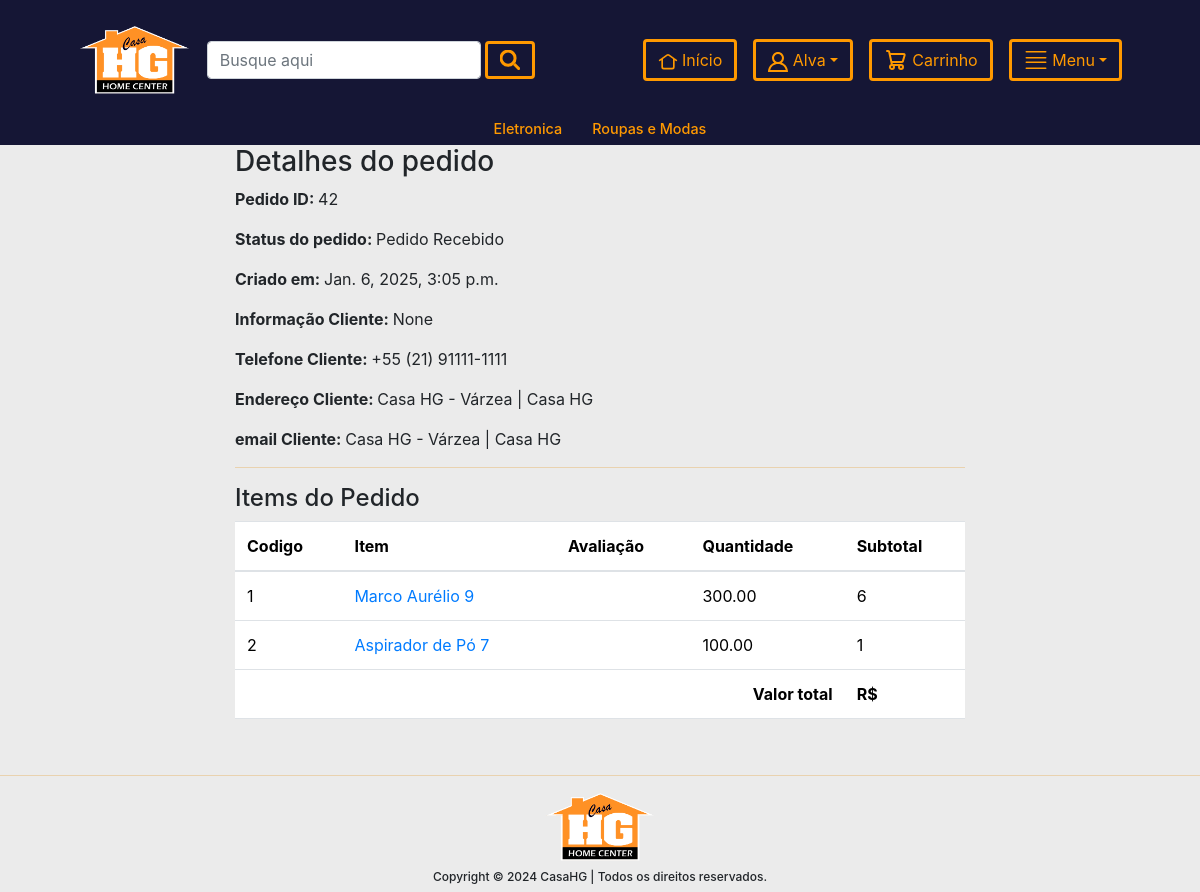
The page /perfil/pedido-42 (signed in) on the database as committed earlier.
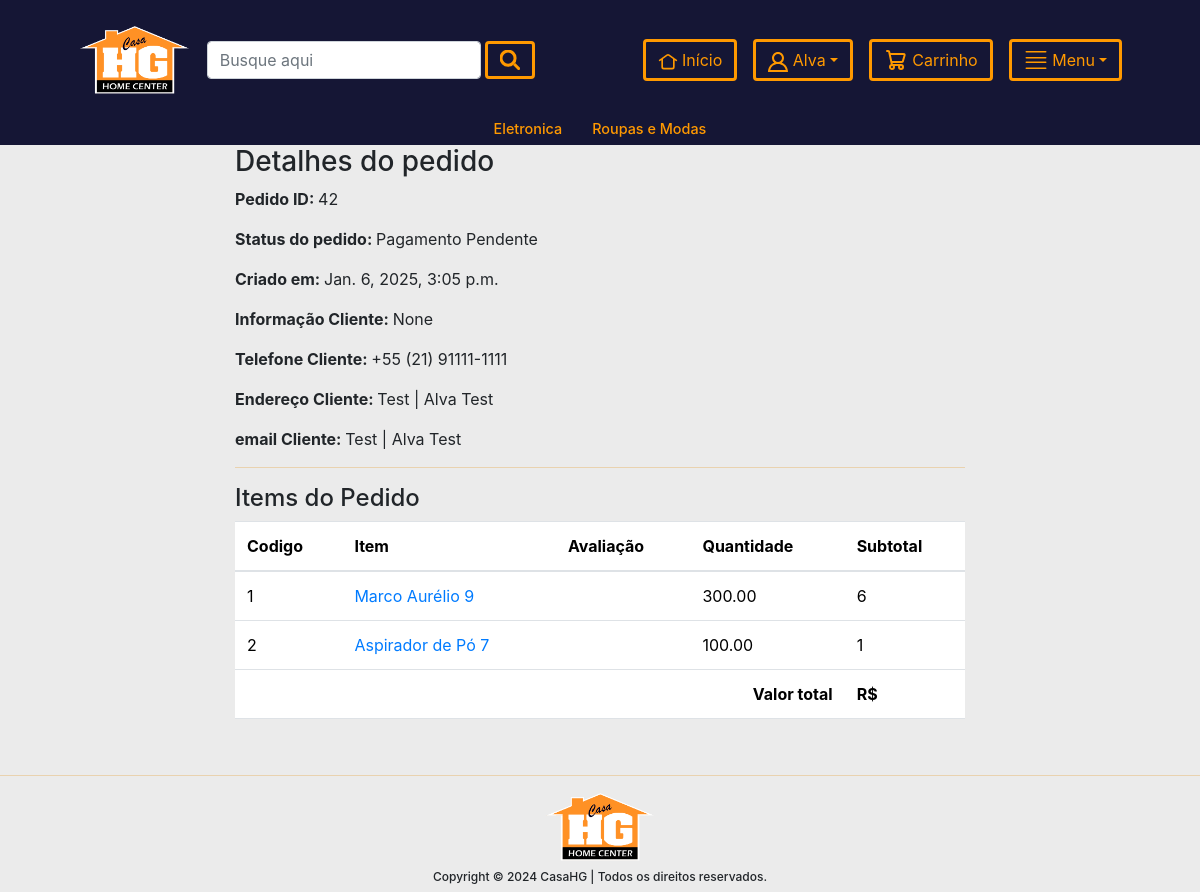
The same page on the database as committed later.
### app/models.py (models this page shows, shortened)
class Empresa(models.Model):
    titulo = models.CharField(max_length=200)
    link = models.CharField(max_length=200,null=True,blank=True)
    image = models.ImageField(upload_to="empresas")

class Cliente(models.Model):
    user = models.OneToOneField(User, on_delete=models.CASCADE)
    nome = models.CharField(max_length=200,default="")
    sobrenome = models.CharField(max_length=200,default="")
    cpf_ou_cnpj = models.CharField(max_length=14,default="")
    cpf_ou_cnpj_formatado = models.CharField(max_length=20, default="")
    bool_cpf_cnpj = models.BooleanField(default=False)
    email = models.EmailField(default="")
    telefone = models.CharField(max_length=19,default="")
    data_criacao = models.DateTimeField(auto_now_add=True)

class Categoria(models.Model):
    titulo = models.CharField(max_length=200)
    slug = models.SlugField(unique=True)

class Pedido_order(models.Model):
    cliente = models.ForeignKey(Cliente,on_delete=models.CASCADE,default="")
    nome_cliente = models.CharField(max_length=200,default="")
    cpf_cnpj = models.CharField(max_length=20, default="") # cpf do cliente formatadinho direitinho
    codigo_cliente = models.CharField(max_length=8,default="",null=True,blank=True) # codigo consistente com sistema interno, se não tiver
    telefone = models.CharField(max_length=19,default="")
    email = models.EmailField(default="")
    carro = models.ForeignKey(Carro,on_delete=models.CASCADE)
    pedido_status = models.CharField(max_length=50, choices=PEDIDO_STATUS)
    total_bruto = models.DecimalField(max_digits=10,decimal_places=2,default=0)
    frete =  models.DecimalField(max_digits=10,decimal_places=2,default=0)
    total_desconto = models.DecimalField(max_digits=10,decimal_places=2,default=0)
    total_final = models.DecimalField(max_digits=10,decimal_places=2,default=0)
    local_de_pagamento = models.CharField(max_length=200,default="",null=True,blank=True)
    forma_de_pagamento = models.CharField(max_length=200,default="",null=True,blank=True)
    parcelas = models.PositiveIntegerField(default=1)
    valor_parcela = models.DecimalField(max_digits=10,decimal_places=2,default=0)
    endereco_envio = models.ForeignKey(Endereco,on_delete=models.CASCADE,default="")
    endereco_envio_formatado = models.CharField(max_length=200,default="")
    criado_em = models.DateTimeField(auto_now_add=True)
    ordenado_por = models.CharField(max_length=200,null=True,blank=True)

class Endereco(models.Model):
    cliente = models.ForeignKey(Cliente, on_delete=models.SET_NULL,null=True,blank=True)
    titulo = models.CharField(max_length=20,null=True,blank=True)
    cep = models.CharField(max_length=9,null=True,blank=True)
    estado = models.CharField(max_length=3,null=True,blank=True)
    cidade = models.CharField(max_length=35,null=True,blank=True)
    bairro = models.CharField(max_length=35,null=True,blank=True)
    rua = models.CharField(max_length=35,null=True,blank=True)
    numero = models.CharField(max_length=20,null=True,blank=True)
    complemento = models.CharField(max_length=140,null=True,blank=True)
    def __str__(self):
        return self.titulo + " | " + self.cliente.nome + " " + self.cliente.sobrenome

class CarroProduto(models.Model):
    carro = models.ForeignKey(Carro, on_delete=models.CASCADE)
    produto = models.ForeignKey(Produto, on_delete=models.CASCADE)
    preco_unitario = models.DecimalField(max_digits=10, decimal_places=2,default=0)
    quantidade = models.PositiveIntegerField()
    subtotal = models.DecimalField(max_digits=10, decimal_places=2,default=0)
    criado_em = models.DateTimeField(auto_now_add=True)

class Produto(models.Model):
    codigo = models.CharField(max_length=10) #codigo interno consistente com sistema
    descricao = models.CharField(max_length=200)
    codigo_GTIN = models.CharField(max_length=14) #se o produto não tiver codigo GTIN cadastrado, usar codigo interno
    preco_unitario_bruto = models.DecimalField(max_digits=10, decimal_places=2) #preço cheio, sem desconto
    desconto_dinheiro = models.DecimalField(max_digits=10, decimal_places=2) # em %, percentual de desconto para pagamento em dinheiro, aplicado no preco_unitario_bruto
    desconto_retira = models.DecimalField(max_digits=10,decimal_places=2)  # em %, percentual de desconto para compras para retirada no depósito, aplicado no preco_unitario_bruto
    unidade = models.CharField(max_length=30,default="un") #unidade em que o produto é comercializado
    fechamento_embalagem = models.DecimalField(max_digits=10, decimal_places=2, default=1.00)
    slug = models.SlugField(unique=True)
    Categoria = models.ForeignKey(Categoria,on_delete=models.CASCADE)
    image = models.ImageField(upload_to="produtos")
    titulo = models.CharField(max_length=200)
    venda = models.DecimalField(max_digits=10, decimal_places=2)
    garantia = models.CharField(max_length=300,null=True,blank=True)
    return_devolucao = models.CharField(max_length=300,null=True,blank=True)
    visualizacao = models.PositiveIntegerField(default=0)

### app/views.py (the view)
# urls.py: path("perfil/pedido-<int:pk>", ClientePedidoDetalheView.as_view(), name="clientepedidodetalhe"),
class ClientePedidoDetalheView(LogedMixin, BaseContextMixin, DetailView):
    template_name = "clientepedidodetalhe.html"
    model = Pedido_order
    context_object_name = "pedido_obj"
    def dispatch(self, request, *args, **kwargs):
        if request.user.is_authenticated and request.user.cliente:
            order_id = self.kwargs["pk"]
            pedido = Pedido_order.objects.get(id=order_id)
            if request.user.cliente != pedido.carro.cliente:
                return redirect("lojaapp:clienteperfil")
        else:
            return redirect("/entrar/?next=/perfil/")
        return super().dispatch(request, *args, **kwargs)

### app/context_processors.py (called while the page is built)
def add_empresa_to_context(request):
    return {'empresa': Empresa.objects.first(), 'debug_var': 'Debug Variable'}

### app/views.py (called while the page is built)
    def dispatch(self,request,*args, **kwargs):
        next = request.path
        if request.user.is_authenticated and request.user.cliente:
            pass
        else:
            return redirect(f"/entrar/?next={next}")
        return super().dispatch(request,*args, **kwargs)

    def get_context_data(self, **kwargs):
        context = super().get_context_data(**kwargs)
        context['todoscategorias'] = Categoria.objects.all()
        context['footer'] = Empresa.objects.all()
        return context

### templates/clientepedidodetalhe.html (shortened to what this page needs)
{% extends 'base.html' %}
{% load humanize %}
{% block content %}
<div class="container">
    <div class="row">
        <div class="col-md-8 mx-auto">
            <h3>Detalhes do pedido</h3>
            <p><span class="font-weight-bold"> Pedido ID: </span>{{pedido_obj.id}}</p>
            <p><span class="font-weight-bold"> Status do pedido: </span>{{pedido_obj.pedido_status}}</p>
            <p><span class="font-weight-bold"> Criado em: </span>{{pedido_obj.criado_em}}</p>
            <p><span class="font-weight-bold"> Informação Cliente: </span>{{pedido_obj.ordenado_por}}</p>
            <p><span class="font-weight-bold"> Telefone Cliente: </span>{{pedido_obj.telefone}}</p>
            <p><span class="font-weight-bold"> Endereço Cliente: </span>{{pedido_obj.endereco_envio}}</p>
            <p><span class="font-weight-bold"> email Cliente: </span>{{pedido_obj.endereco_envio}}</p>
            <hr>
            <h4>Items do Pedido</h4>
            <table class="table">
                <thead>
                    <tr>
                        <th>Codigo</th>
                        <th>Item</th>
                        <th>Avaliação</th>
                        <th>Quantidade</th>
                        <th>Subtotal</th>
                    </tr>
                </thead>
                <tbody>
                {% for cp in pedido_obj.carro.carroproduto_set.all %}
                <tr>
                    <td>{{forloop.counter}}</td>
                    <td><a target="_blank" href="{%url 'lojaapp:produtodetalhe' cp.produto.slug %}">{{cp.produto.titulo}} {{cp.produto.id}}</a></td>
                    <td>{{cp.avaliacao}}</td>
                    <td>{{cp.subtotal}}</td>
                    <td>{{cp.quantidade}}</td>
                </tr>
                {% endfor %}
                <tr>
                <th colspan="4" class="text-right"> Valor total</th>
                <th>R$ {{pedido_obj.total|intcomma}}</th>
                </tr>
                </tbody>
            </table>
        </div>
    </div>
</div>
{% endblock %}

### templates/base.html (shortened to what this page needs)
{% load humanize %}
{% load l10n %}
<!doctype html>
<html lang="en">
<head>
    <link rel="stylesheet" href="https://cdn.jsdelivr.net/npm/bootstrap@5.3.2/dist/css/bootstrap.min.css">
    {% load static %}
    <link rel="stylesheet" href="https://stackpath.bootstrapcdn.com/bootstrap/4.3.1/css/bootstrap.min.css">
    <link rel="stylesheet" type="text/css" href="{% static 'css/base.css' %}">
</head>
<body>
    <header class="form-custom-background container-fluid grande">
        <div class="form-custom-background">
            <div class="d-flex align-items-center text-center" style="height: 120px;">
                <div class="col d-flex align-items-center text-center" style="flex: 2;">
                    <a href="{% url 'lojaapp:home' %}" class="mt-3 mb-3 ml-5 me-3">
                            <img style="height:70px; object-fit:cover;" src="{{ empresa.image.url }}" alt="" class="img-fluid">
                    </a>
                    <form class="d-flex mt-3 mb-3" method="get" action="{% url 'lojaapp:pesquisar' %}" >
                        <input class="form-control custom-max-width-input mt-4 mb-4 me-1" type="search" placeholder="Busque aqui" name="query" value="{{ request.GET.query }}">
                        <button class="btn btn-custom font-weight-bold mt-4 mb-4" type="submit">
                            <svg width="20" height="20" xmlns="http://www.w3.org/2000/svg" viewBox="0 0 19.9 19.7" style="stroke-width: 3;"><g fill="none" stroke="currentColor"><path stroke-linecap="square" d="M18.5 18.3l-3.4-3.4"/><circle cx="8" cy="8" r="7"/></g></svg>
                        </button>
                    </form>
                </div>
                <div class="col d-flex align-items-center text-center justify-content-end" style="flex: 1;">
                    <form class="mt-3 mb-3 me-3">
                        <a class=" btn btn-custom mt-4 mb-4" href="{% url 'lojaapp:home' %}">
                            <div>
                            </div>
                            <div class="texto-menu" >
                                &nbsp;Início
                            </div>
                        </a>
                    </form>
                    {% if request.user.cliente %}
                        <form class="dropdown mt-3 mb-3 me-3">
                            <a class="dropdown-toggle btn btn-custom mt-4 mb-4" href="#" id="navbarDropdown2" role="button" data-toggle="dropdown" aria-haspopup="true" aria-expanded="false">
                                <div>
                                </div>
                                <div class="texto-menu">
                                    &nbsp;{{ request.user.cliente.nome }}
                                </div>
                            </a>
                        </form>
                    {% endif %}
                    <form action="{% url 'lojaapp:meucarro' %}" method="get" class="mt-3 mb-3 me-3">
                        <button class="btn btn-custom mt-4 mb-4">
                            <div class="texto-menu" >
                                &nbsp;Carrinho
                            </div>
                        </button>
                    </form>
                    <form class="dropdown mt-3 mb-3 mr-5">
                        <a class="dropdown-toggle btn btn-custom mt-4 mb-4" href="#" id="navbarDropdown" role="button" data-toggle="dropdown" aria-haspopup="true" aria-expanded="false">
                            <div class="texto-menu" >&nbsp;Menu</div>
                        </a>
                    </form>
                </div>
            </div>
        </div>
    </header>
    {% include "barra_macro_grupos.html" %}
    {% block content %}
    {% endblock content %}
    <br>
    <hr>
    <footer class="container">
        <div class="row justify-content-center">
            <div class="col-3" style="display:flex; justify-content: center;">
                {% for empresa in footer %}
                    <a href=""><img src="{{ empresa.image.url }}" style="height: 70px;"></a>
                {% endfor %}
            </div>
            <div class="col-12">
                <h1 class="my-2" style="align-items: center; justify-content: center; font-size: 12px; display:flex;">Copyright © 2024 CasaHG | Todos os direitos reservados.</h1>
            </div>
        </div>
    </footer>
</body>
</html>

### templates/barra_macro_grupos.html
<div class="form-custom-background d-flex" style="justify-content: center; align-items: center;">
    {% for c in todoscategorias %}
        <a href="{% url 'lojaapp:categoria' c.slug %}" style="color: inherit;">
            <div class="col texto-cor-secundaria">
                <h5 style="font-size:0.9rem;">{{c.titulo}}</h5>
            </div>
        </a>
    {% endfor %}
</div>

### static/css/base.css (style rules this page uses)
.custom-max-width-input { max-width: 300px; }
.btn-custom { background-color: #151635; color: #ff9900; border-color: #ff9900; border-width: 3px; display: flex; justify-content: space-between; align-items: center; }
.form-custom-background { background-color: #151635; }
.texto-cor-secundaria { color: #ff9900; transition: 0.3s ease-in-out; }
body { background-color: #EBEBEB; }
hr { background-color: #ff9900; }
footer { width: 100vw; background-color: transparent; box-shadow: none; }

Rows that differ between the two databases and show on the page:
changed Pedido_order "None": pedido_status "Pedido Recebido" → "Pagamento Pendente"; endereco_envio "Casa HG - Várzea | Casa HG" → "Test | Alva Test"
